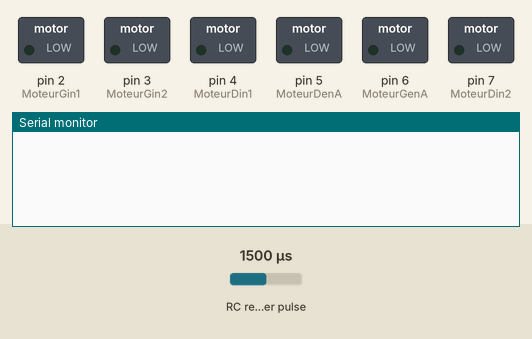
This sketch was run on a simulated Arduino Uno, built with avr-gcc and run on an emulated ATmega328P. Shown: switched loads named in the sketch (green lamp = pin HIGH), the last lines printed to the serial monitor. Wiring (inferred from the names in the program): RC receiver channel: data pin 13. The inputs (shaded band) are chosen by the test bench; at power-on: RC receiver pulse 1500 µs.

Above: at 1.2 s.
1.3 s: RC receiver pulse (sensor on pin 13) set to 1020 µs
At 2.5 s:
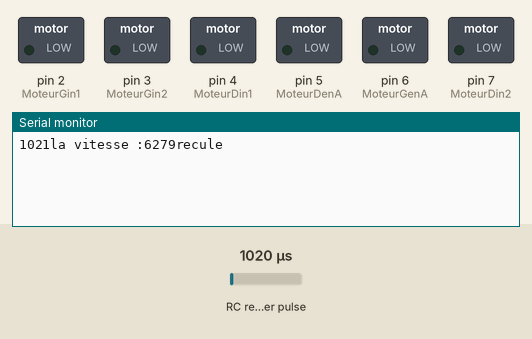
4.3 s: RC receiver pulse (sensor on pin 13) set to 1500 µs
At 6.8 s:
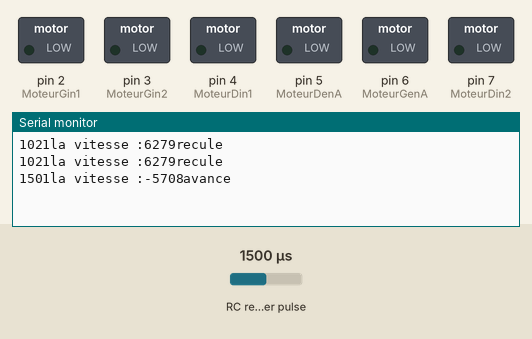

The sketch:

tlecomande_avancer_reculer.ino
```cpp
#define Droit 0
#define Gauche 1
#define Avancer 1
#define Reculer 2
#define Stop 0

//def variable
#define MoteurDin1 4  //pin de commande moteur DroitIN3
#define MoteurDin2 7  //pin de commande moteur DroitIN4
#define MoteurDenA 5  //pin PWM moteur Droit
#define MoteurGin1 2  //pin de commande moteur Gauche
#define MoteurGin2 3 //pin de commande moteur Gauche
#define MoteurGenA 6 //pin PWM moteur Gauche

//chanel
#define chanel1 12
#define chanel2 13

void cmd_motor(byte, byte, byte);

unsigned long t0,t;
int delta,vitesse;
byte correc;
byte sensD, vitesseD, sensG, vitesseG, x=0;


void setup() {

Serial.begin(9600);
pinMode (MoteurDin1,OUTPUT);
pinMode (MoteurDin2,OUTPUT);
pinMode (MoteurDenA,OUTPUT);
pinMode (MoteurGin1,OUTPUT);
pinMode (MoteurGin2,OUTPUT);
pinMode (MoteurGenA,OUTPUT);

delta=2000;
correc=10;

}

void loop() {
t=millis();
 if((t-t0)>delta)
 {
 int valeurChanel2=pulseIn(chanel2,HIGH);

 t0=t;

 if(valeurChanel2>1500){

  vitesse = map(valeurChanel2,0,100,1511,1030);
   sensD=Avancer;
   sensG=Avancer;
   Serial.print(valeurChanel2);
   Serial.print("la vitesse :");
   Serial.print(vitesse);
   Serial.println("avance");
 }
 if(valeurChanel2<1500){
 vitesse = map(valeurChanel2,0,100,1511,1978);
   sensD=Avancer;
   sensG=Avancer;
   Serial.print(valeurChanel2);
   Serial.print("la vitesse :");
   Serial.print(vitesse);
   Serial.println("recule");
 }
  }

   }


  void cmd_motor(byte motor, byte sens, byte vitesse){
byte rapcycle;

  rapcycle=map(vitesse,0,100,0,255); //on map pour avoir les 12 volt en pourcentage et pouvoir gerer le rapport cycle plus clairement

  //choix du moteur
  if ( motor == Droit && sens == Avancer) {
    analogWrite(MoteurDenA,rapcycle);
    digitalWrite(MoteurDin1,LOW);
    digitalWrite(MoteurDin2, HIGH);

  }

if ( motor == Droit && sens == Reculer) {
    analogWrite(MoteurDenA,rapcycle);
    digitalWrite(MoteurDin1,HIGH);
    digitalWrite(MoteurDin2, LOW);

  }

  if ( motor == Droit && sens == Stop) {
     digitalWrite(MoteurDenA,LOW);
    }


     if ( motor == Gauche && sens == Avancer) {
    analogWrite(MoteurGenA,rapcycle);
    digitalWrite(MoteurGin1,LOW);
    digitalWrite(MoteurGin2, HIGH);

  }

if ( motor == Gauche && sens == Reculer) {
    analogWrite(MoteurGenA,rapcycle);
    digitalWrite(MoteurGin1,HIGH);
    digitalWrite(MoteurGin2, LOW);

  }

  if ( motor == Gauche && sens == Stop) {
     digitalWrite(MoteurGenA,LOW);
    }
}
```

Measured:
- after the input at 1.3 s, the serial monitor: prints a new line after 0.72 s (image 1)
- after the input at 4.3 s, the serial monitor: prints a new line after 1.7 s (image 2)
